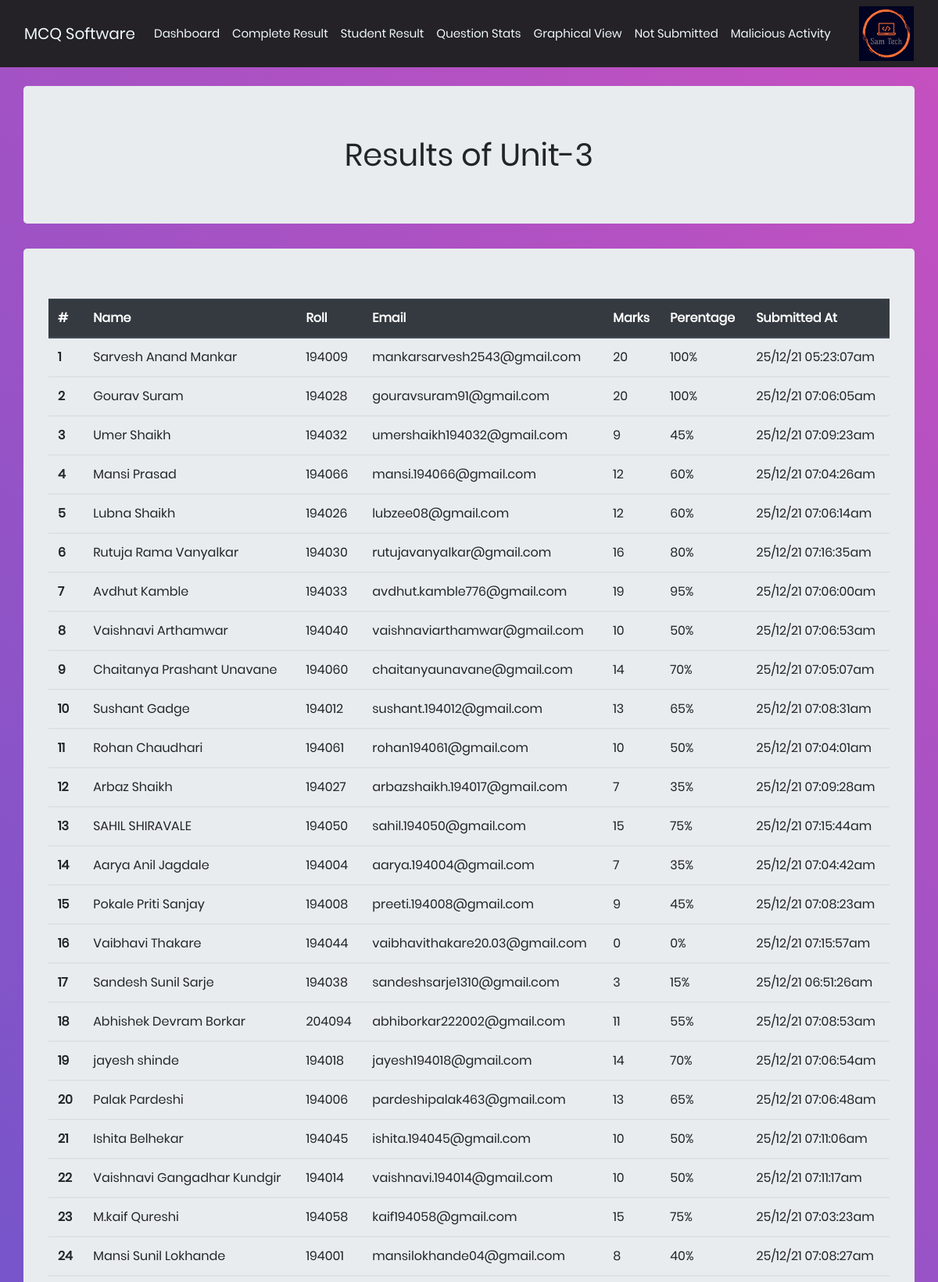
The app's page /allresult.php (signed in, upper part) with its own data.
### tables this page shows
CREATE TABLE `tempresult` (
  `quizname` varchar(255) NOT NULL
);

CREATE TABLE `student` (
  `Id` int(7) NOT NULL,
  `email` varchar(255) NOT NULL,
  `ename` varchar(255) NOT NULL,
  `roll` varchar(20) NOT NULL,
  `mobile` varchar(15) NOT NULL,
  `done` varchar(10) NOT NULL,
  `marks` int(7) NOT NULL,
  `per` double NOT NULL,
  `ttime` varchar(255) NOT NULL,
  `quizname` varchar(255) NOT NULL
);

### allresult.php (the view, shortened to what this page needs)
<!DOCTYPE html>
<html lang="en">
<head>
    <link rel="stylesheet" href="assets/bootstrap/css/bootstrap.min.css">
    <link rel="stylesheet" href="assets/css/styles.css">
</head>
<body class="bodycolor">
    <nav class="navbar navbar-light navbar-expand-md" style="color: var(--indigo);background: #242226;">
        <div class="container-fluid"><a class="navbar-brand" href="" style="color:aliceblue">MCQ Software</a>
            <div class="collapse navbar-collapse" id="navcol-1">
                <ul class="navbar-nav">
                    <li class="nav-item"><a class="nav-link active" href="dashboard.php" style="color:aliceblue">Dashboard</a></li>
                    <li class="nav-item"><a class="nav-link" href="allresult.php" style="color:aliceblue">Complete Result</a></li>
                    <li class="nav-item"><a class="nav-link" href="studresult.php" style="color:aliceblue">Student Result</a></li>
                    <li class="nav-item"><a class="nav-link" href="questionstats.php" style="color:aliceblue">Question Stats</a></li>
                    <li class="nav-item"><a class="nav-link" href="graph.php" style="color:aliceblue">Graphical View</a></li>
                    <li class="nav-item"><a class="nav-link" href="studnots.php" style="color:aliceblue">Not Submitted</a></li>
                    <li class="nav-item"><a class="nav-link" href="malicious.php" style="color:aliceblue">Malicious Activity</a></li>
                </ul>
                <div class="collapse navbar-collapse justify-content-end" id="navbarSupportedContent">
                <ul class="navbar-nav ">
                    <img src="assets/img/my_logo.jpeg" alt="" width="70" height="70">
                </ul>
                </div>
            </div>
        </div>
    </nav>
    <?php
        require ('config.php');
    ?>
    <br>
    <div class="jumbotron container">
        <?php
        $conn=mysqli_connect($server_name,$username,$password,$database_name);
        $sql_query = "SELECT quizname from tempresult";
        $records = mysqli_query($conn,$sql_query);
        while($data = mysqli_fetch_array($records)){
            $qz=$data['quizname'];
        }
        echo "<center><h1>Results of ".$qz."</h1></center>";
        ?>
    </div>
    <div class="container jumbotron">
        <?php
            $n=1;
            $conn=mysqli_connect($server_name,$username,$password,$database_name);
            $sql_query = "SELECT * from student where quizname='$qz' and done='yes'";
            $records = mysqli_query($conn, $sql_query);
            echo '<table class="table">';
                echo '<thead class="thead-dark">';
                    echo '<tr>';
                    echo '<th scope="col">#</th>';
                    echo '<th scope="col">Name</th>';
                    echo '<th scope="col">Roll</th>';
                    echo '<th scope="col">Email</th>';
                    echo '<th scope="col">Marks</th>';
                    echo '<th scope="col">Perentage</th>';
                    echo '<th scope="col">Submitted At</th>';
                    echo '</tr>';
                echo '</thead>';
            while($data = mysqli_fetch_array($records)){
                $roll=$data['roll'];
                $email=$data['email'];
                $marks=$data['marks'];
                $name=$data['ename'];
                $per=$data['per'];
                $ttime=$data['ttime'];
                echo '<tbody>
                        <tr>
                        <th scope="row">'.$n.'</th>
                        <td>'.$name.'</td>
                        <td>'.$roll.'</td>
                        <td>'.$email.'</td>
                        <td>'.$marks.'</td>
                        <td>'.$per.'%</td>
                        <td>'.$ttime.'</td>
                        </tr>';
                $n+=1;
            }
            echo '</tbody>
            </table>';
        ?>
    </div>
    <br><br>
</body>
</html>

### assets/css/styles.css (style rules this page uses)
* { margin: 0px; padding: 0px; box-sizing: border-box; }
body, html { height: 100%; font-family: Poppins-Regular, sans-serif; }
a { font-family: Poppins-Regular; font-size: 15px; line-height: 1.7; color: #666666; margin: 0px; transition: all 0.4s; -webkit-transition: all 0.4s; -o-transition: all 0.4s; -moz-transition: all 0.4s; }
h1,h2,h3,h4,h5,h6 { margin: 0px; }
ul, li { margin: 0px; list-style-type: none; }

### allresult.php (style rules this page uses)
th, td { padding: 15px; }
.bodycolor { background: #9053c7; background: -webkit-linear-gradient(-135deg, #c850c0, #4158d0); background: -o-linear-gradient(-135deg, #c850c0, #4158d0); background: -moz-linear-gradient(-135deg, #c850c0, #4158d0); background: linear-gradient(-135deg, #c850c0, #4158d0); height: 100%; margin: 0; background-repeat: no-repeat; background-attachment: fixed; }

### records on screen
tempresult: quizname "Unit-3"
student: ename "Sarvesh Anand Mankar", roll "194009", email "mankarsarvesh2543@gmail.com", marks "20", per "100", ttime "25/12/21 05:23:07am"
student: ename "Gourav Suram", roll "194028", email "gouravsuram91@gmail.com", marks "20", per "100", ttime "25/12/21 07:06:05am"
student: ename "Umer Shaikh", roll "194032", email "umershaikh194032@gmail.com", marks "9", per "45", ttime "25/12/21 07:09:23am"
student: ename "Mansi Prasad", roll "194066", email "mansi.194066@gmail.com", marks "12", per "60", ttime "25/12/21 07:04:26am"
student: ename "Lubna Shaikh", roll "194026", email "lubzee08@gmail.com", marks "12", per "60", ttime "25/12/21 07:06:14am"
student: ename "Rutuja Rama Vanyalkar", roll "194030", email "rutujavanyalkar@gmail.com", marks "16", per "80", ttime "25/12/21 07:16:35am"
student: ename "Avdhut Kamble", roll "194033", email "avdhut.kamble776@gmail.com", marks "19", per "95", ttime "25/12/21 07:06:00am"
student: ename "Vaishnavi Arthamwar", roll "194040", email "vaishnaviarthamwar@gmail.com", marks "10", per "50", ttime "25/12/21 07:06:53am"
student: ename "Chaitanya Prashant Unavane", roll "194060", email "chaitanyaunavane@gmail.com", marks "14", per "70", ttime "25/12/21 07:05:07am"
student: ename "Sushant Gadge", roll "194012", email "sushant.194012@gmail.com", marks "13", per "65", ttime "25/12/21 07:08:31am"
student: ename "Rohan Chaudhari", roll "194061", email "rohan194061@gmail.com", marks "10", per "50", ttime "25/12/21 07:04:01am"
student: ename "Arbaz Shaikh", roll "194027", email "arbazshaikh.194017@gmail.com", marks "7", per "35", ttime "25/12/21 07:09:28am"
student: ename "SAHIL SHIRAVALE", roll "194050", email "sahil.194050@gmail.com", marks "15", per "75", ttime "25/12/21 07:15:44am"
student: ename "Aarya Anil Jagdale", roll "194004", email "aarya.194004@gmail.com", marks "7", per "35", ttime "25/12/21 07:04:42am"
student: ename "Pokale Priti Sanjay", roll "194008", email "preeti.194008@gmail.com", marks "9", per "45", ttime "25/12/21 07:08:23am"
student: ename "Vaibhavi Thakare", roll "194044", email "vaibhavithakare20.03@gmail.com", marks "0", per "0", ttime "25/12/21 07:15:57am"
student: ename "Sandesh Sunil Sarje", roll "194038", email "sandeshsarje1310@gmail.com", marks "3", per "15", ttime "25/12/21 06:51:26am"
student: ename "Abhishek Devram Borkar", roll "204094", email "abhiborkar222002@gmail.com", marks "11", per "55", ttime "25/12/21 07:08:53am"
student: ename "jayesh shinde", roll "194018", email "jayesh194018@gmail.com", marks "14", per "70", ttime "25/12/21 07:06:54am"
student: ename "Palak Pardeshi", roll "194006", email "pardeshipalak463@gmail.com", marks "13", per "65", ttime "25/12/21 07:06:48am"
student: ename "Ishita Belhekar", roll "194045", email "ishita.194045@gmail.com", marks "10", per "50", ttime "25/12/21 07:11:06am"
student: ename "Vaishnavi Gangadhar Kundgir", roll "194014", email "vaishnavi.194014@gmail.com", marks "10", per "50", ttime "25/12/21 07:11:17am"
student: ename "M.kaif Qureshi", roll "194058", email "kaif194058@gmail.com", marks "15", per "75", ttime "25/12/21 07:03:23am"
student: ename "Mansi Sunil Lokhande", roll "194001", email "mansilokhande04@gmail.com", marks "8", per "40", ttime "25/12/21 07:08:27am"
